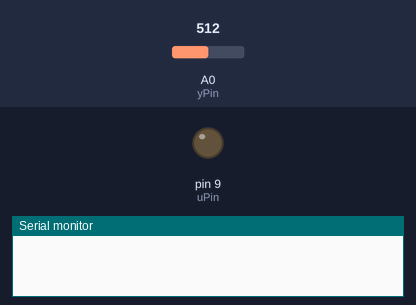
A sketch run on a simulated Arduino Uno, built with avr-gcc and run on an emulated ATmega328P. Parts: output pins drawn as LEDs (lit = HIGH), the last lines printed to the serial monitor. Inputs (shaded band) come from the test bench; at power-on: A0 (yPin) = 512.

Above: at 0.1 s.
At 21.2 s:
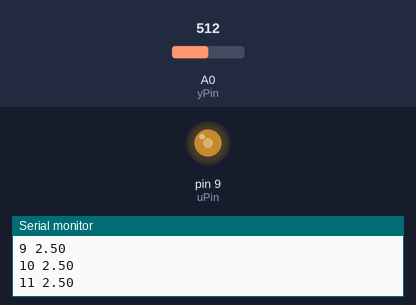
Timing chart, 0 to 22.7 s (numbered marks = the images above):
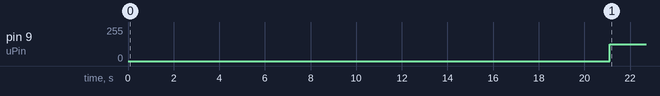

Measured:
- by itself, pin 9 (uPin): 0/255 → 127/255 at 21.1 s

The sketch:

part_2_arduino.ino
```cpp
// E102: Digital Control of RC Circuit
// Sebastian Heredia & Alexis Silva
// dheredia@g.hmc.edu & asilva@g.hmc.edu
// May 8, 2026

/*
Step response of RC circuit after
a switched 2.5V step reference input.

The circuit:
* switch connected from pin 2 to GND
* input Vin from pin 9
* output of circuit read at analog pin A0
*/

// PIN SETTINGS
const int yPin = A0;      // Analog read pin
const int uPin = 9;       // Analog write pin (PWM)
// const int switchPin = 2;  // input pin for the switch
// boolean switchVal = HIGH; // declare initial switch pin state

// Parameter Settings
int currentTime = 0;             // initialize time
const float uin = 2.5;    // 2.5V input

// Initial Values for internal signals
float y = 0;
float uCurrent = 0;

void setup() {
  // pinMode(switchPin, INPUT);     // set switch pin to input mode
  // digitalWrite(switchPin, HIGH); // initialize to start with pull up voltage
  analogWrite(uPin, 0);             // Set LOW initially
  Serial.begin(9600);
  delay(20000);                      // Allow time for CoolTerm
}

void loop() {
  //WAIT FOR SWITCH
  /*
  while(switchVal == HIGH)  // repeat this loop until switch is turned on
  {                         // (switchVal will go LOW when switch is turned on)
  analogWrite(uPin,0);
  switchVal = digitalRead(switchPin); // read switch state
  }
  */

  // Allow CoolTerm to settle before logging
  if (currentTime > 10) {
    uCurrent = uin;
  }
  else {
    uCurrent = 0;
  }
  // WRITE CIRCUIT INPUT
  int uVal = uCurrent * (255. / 5.0);
  analogWrite(uPin,uVal);

  // READ CIRCUIT OUTPUT
  int sensorVal = analogRead(yPin);

  // convert to volts
  y = sensorVal * (5.0 / 1023.0);

  // print the results to the serial monitor:
  Serial.print(currentTime);
  Serial.print (" ");
  Serial.println (y);

  currentTime++;                      // Increment
  // WAIT FOR NEXT SAMPLE
  delay(100); //sample frequency 10Hz
  // switchVal = digitalRead(switchPin); // read switch state
}
```
